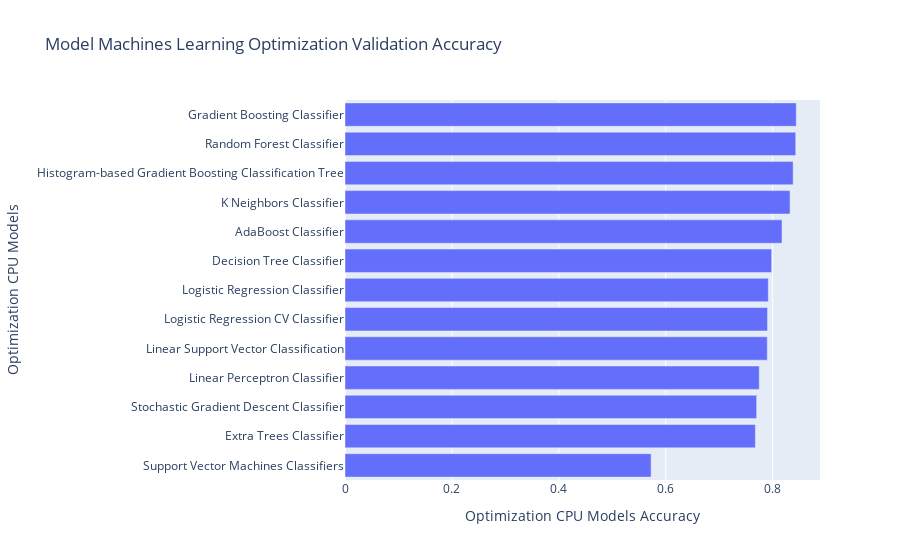

The notebook cell this image was saved under:
### Markdown cell above
### Accuracy Score

### Code cell
# Random Forest Classifier
Valid_accuracy_rf_op_m_1_cpu = accuracy_score(y_test, rf_op_m_1_pred_vaild_cpu)

# Gradient Boosting Classifier
Valid_accuracy_gb_op_m_1_cpu = accuracy_score(y_test, gb_op_m_1_pred_vaild_cpu)

# Histogram-based Gradient Boosting Classification Tree
Valid_accuracy_hgb_op_m_1_cpu = accuracy_score(y_test, hgb_op_m_1_pred_vaild_cpu)

# AdaBoost Classifier
Valid_accuracy_ad_op_m_1_cpu = accuracy_score(y_test, ad_op_m_1_pred_vaild_cpu)

# Extra Trees Classifier
Valid_accuracy_et_op_m_1_cpu = accuracy_score(y_test, et_op_m_1_pred_vaild_cpu)

# K Neighbors Classifier
Valid_accuracy_knn_op_m_1_cpu = accuracy_score(y_test, knn_op_m_1_pred_vaild_cpu)

# Decision Tree Classifier
Valid_accuracy_dt_op_m_1_cpu = accuracy_score(y_test, dt_op_m_1_pred_vaild_cpu)

# Logistic Regression Classifier
Valid_accuracy_lg_op_m_1_cpu = accuracy_score(y_test, lg_op_m_1_pred_vaild_cpu)

# Logistic Regression CV Classifier
Valid_accuracy_lgcv_op_m_1_cpu = accuracy_score(y_test, lgcv_op_m_1_pred_vaild_cpu)

# Stochastic Gradient Descent Classifier
Valid_accuracy_sgdc_op_m_1_cpu = accuracy_score(y_test, sgdc_op_m_1_pred_vaild_cpu)

# Linear Perceptron Classifier
Valid_accuracy_lpc_op_m_1_cpu = accuracy_score(y_test, lpc_op_m_1_pred_vaild_cpu)

# Support Vector Machines Classifiers
Valid_accuracy_svm_op_m_1_cpu = accuracy_score(y_test, svm_op_m_1_pred_vaild_cpu)

# Linear Support Vector Classification
Valid_accuracy_lsvm_op_m_1_cpu = accuracy_score(y_test, lsvm_op_m_1_pred_vaild_cpu)

cpu_ml_op_m_1_valid_compare = pd.DataFrame({"Optimization CPU Models": [
                                "Random Forest Classifier", 
                                "Gradient Boosting Classifier",
                                "Histogram-based Gradient Boosting Classification Tree",
                                "AdaBoost Classifier",
                                "Extra Trees Classifier",
                                "K Neighbors Classifier",
                                "Decision Tree Classifier",
                                "Logistic Regression Classifier",
                                "Logistic Regression CV Classifier",
                                "Stochastic Gradient Descent Classifier",
                                "Linear Perceptron Classifier",
                                "Support Vector Machines Classifiers",
                                "Linear Support Vector Classification",
                                ],

                "Optimization CPU Models Accuracy": [
                                Valid_accuracy_rf_op_m_1_cpu, 
                                Valid_accuracy_gb_op_m_1_cpu,
                                Valid_accuracy_hgb_op_m_1_cpu,
                                Valid_accuracy_ad_op_m_1_cpu,
                                Valid_accuracy_et_op_m_1_cpu,
                                Valid_accuracy_knn_op_m_1_cpu,
                                Valid_accuracy_dt_op_m_1_cpu,
                                Valid_accuracy_lg_op_m_1_cpu,
                                Valid_accuracy_lgcv_op_m_1_cpu,
                                Valid_accuracy_sgdc_op_m_1_cpu,
                                Valid_accuracy_lpc_op_m_1_cpu,
                                Valid_accuracy_svm_op_m_1_cpu,
                                Valid_accuracy_lsvm_op_m_1_cpu,
                                ],
                        })        
print(tabulate(cpu_ml_op_m_1_valid_compare.sort_values(by="Optimization CPU Models Accuracy", ascending=False), headers = 'keys', tablefmt = 'psql'))
fig = px.bar(cpu_ml_op_m_1_valid_compare.sort_values(by="Optimization CPU Models Accuracy", ascending=True), x = "Optimization CPU Models Accuracy", y = "Optimization CPU Models", title = "Model Machines Learning Optimization Validation Accuracy")
fig.show()

### Figure 1 — Plotly figure (JSON) as saved in the notebook; plotly's stock layout.template omitted (floating-point values rounded to 4 significant figures)
{"data": [{"alignmentgroup": "True", "hovertemplate": "Optimization CPU Models Accuracy=%{x}<br>Optimization CPU Models=%{y}<extra></extra>", "legendgroup": "", "marker": {"color": "#636efa", "pattern": {"shape": ""}}, "name": "", "offsetgroup": "", "orientation": "h", "showlegend": false, "textposition": "auto", "type": "bar", "x": [0.5726, 0.7677, 0.7701, 0.7749, 0.7899, 0.7904, 0.7919, 0.7982, 0.8175, 0.8325, 0.8383, 0.8432, 0.8441], "xaxis": "x", "y": ["Support Vector Machines Classifiers", "Extra Trees Classifier", "Stochastic Gradient Descent Classifier", "Linear Perceptron Classifier", "Linear Support Vector Classification", "Logistic Regression CV Classifier", "Logistic Regression Classifier", "Decision Tree Classifier", "AdaBoost Classifier", "K Neighbors Classifier", "Histogram-based Gradient Boosting Classification Tree", "Random Forest Classifier", "Gradient Boosting Classifier"], "yaxis": "y"}], "layout": {"barmode": "relative", "legend": {"tracegroupgap": 0}, "title": {"text": "Model Machines Learning Optimization Validation Accuracy"}, "xaxis": {"anchor": "y", "domain": [0, 1], "title": {"text": "Optimization CPU Models Accuracy"}}, "yaxis": {"anchor": "x", "domain": [0, 1], "title": {"text": "Optimization CPU Models"}}}}
